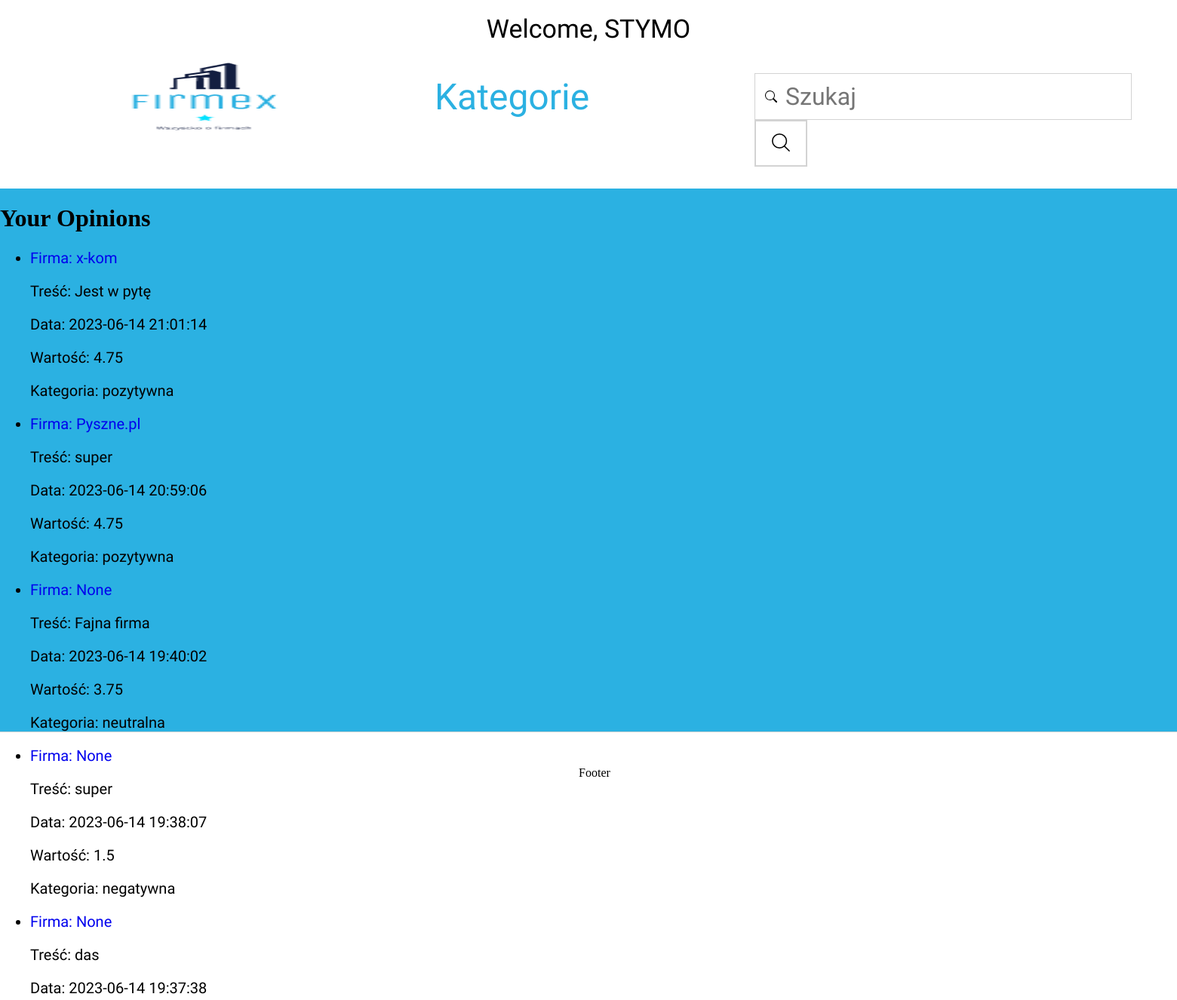
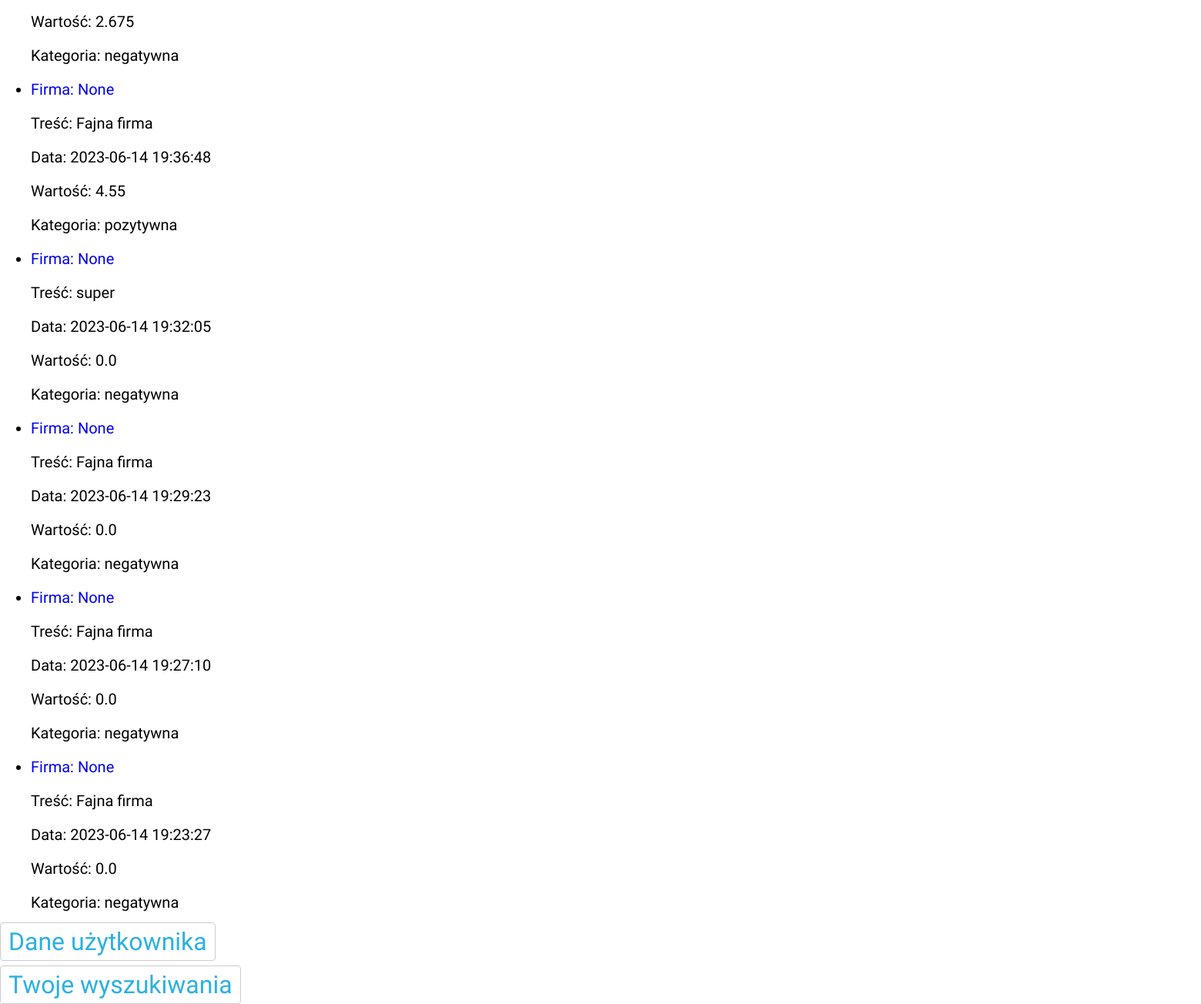
Screenshot of /your_opinions (signed in) with the database file from the repository (2 pictures, top to bottom).
### app.py (models this page shows, shortened)
class Users(db.Model):
    id = db.Column(db.Integer, primary_key=True)
    name = db.Column(db.String, nullable=False)
    surname = db.Column(db.String, nullable=False)
    email = db.Column(db.String, nullable=False)
    password = db.Column(db.String, nullable=False)
    nickName = db.Column(db.String, nullable=False)
    resetCode = db.Column(db.String, nullable=False)
    is_active = True

class Opinion(db.Model):
    id = db.Column(db.Integer, primary_key=True)
    userName = db.Column(db.String, nullable=False)
    userId = db.Column(db.Integer, nullable=False)
    content = db.Column(db.String, nullable=False)
    date = db.Column(db.String, nullable=False)
    value = db.Column(db.Float, nullable=False)
    category = db.Column(db.String, nullable=False)
    companyId = db.Column(db.Integer, nullable=False)
    companyName=db.Column(db.String, nullable=False)

### app.py (the view)
@app.route('/your_opinions')
def your_opinions():
    if not current_user.is_authenticated:
        return redirect(url_for('login'))
    opinions = Opinion.query.filter_by(userId=current_user.id).order_by(Opinion.date.desc()).limit(10).all()
    companies = Company.query.all()
    return render_template('your_opinions.html', opinions=opinions, companies=companies)

### app.py (called while the page is built)
@login_manager.user_loader
def load_user(user_id):
    return Users.query.get(int(user_id))

### templates/your_opinions.html (shortened to what this page needs)
<!DOCTYPE html>
<html lang="en">
<head>
    <link rel="stylesheet" href="../static/styles/style.css">
    <link rel="stylesheet" href="../static/styles/login.css">
    <link rel="stylesheet" href="../static/styles/account.css">
    <link rel="stylesheet" href="https://cdnjs.cloudflare.com/ajax/libs/font-awesome/5.15.3/css/all.min.css">
</head>
<body>
{% block nav %}
<div class="nav">
    <div class="logo">
        <a href="/"><img src="../static/img/logo.png" alt="logo" class="company-logo"></a>
    </div>
    <div>
        <button class="category">Kategorie</button>
    </div>
    <div class="searcher-container">
    <form action="{{ url_for('search_companies') }}" method="GET">
        <input class="searcher-input" type="search" name="query" placeholder="Szukaj">
        <button type="submit" class="search_button"><img src="../static/img/search.png"></button>
    </form>
</div>
    <div class="current-user">
    {% if current_user.is_authenticated %}
        <span>Welcome, {{ current_user.nickName }}</span>
    {% endif %}
</div>
</div>
{% endblock %}
{% block content %}
<div class="login-content">
    {% if opinions %}
        <h1>Your Opinions</h1>
        <ul class="opinions-list">
            {% for opinion in opinions %}
                <li>
                    <a href="{{ url_for('company', company_id=opinion.companyId) }}">  <p> Firma: {{ opinion.companyName }}</p></a>
                    <p>Treść: {{ opinion.content }}</p>
                    <p>Data: {{ opinion.date }}</p>
                    <p>Wartość: {{ opinion.value }}</p>
                    <p>Kategoria: {{ opinion.category }}</p>
                </li>
        {% endfor %}
        </ul>
    {% else %}
        <p>Brak opinii do wyświetlenia.</p>
    {% endif %}
<div><a href="{{ url_for('account') }}" class="account-button">Dane użytkownika</a></div><br>
<div><a href="{{ url_for('last_searches') }}?userId={{ current_user.id }}" class="account-button">Twoje wyszukiwania</a></div>
</div>
{% endblock %}
<div class="footer">
    <p class="footer-content">Footer</p>
</div>
</body>
</html>

### static/styles/style.css (style rules this page uses)
.nav { position: absolute; width: 100%; height: 250px; left: 0; top: 0; border-bottom: lightgrey 1px solid; }
.logo { position: absolute; left: 20px; top: 28px; }
.company-logo { width: 500px; height: 200px; }
.category { position: absolute; left: 570px; top: 90px; font-family: 'Unica One'; font-style: normal; font-weight: 400; font-size: 48px; line-height: 76px; text-align: center; color: #2BB1E2; background-color: transparent; border: none; }
.searcher-container { position: absolute; left: 1000px; top: 97px; }
.searcher-input { padding: 9px 4px 9px 40px; border: 1px solid lightgrey; width: 500px; height: 62px; font-family: 'Unica One'; font-style: normal; font-weight: 400; font-size: 32px; line-height: 38px; }
.search_button { height: 62px; width:70px; background-color: white; border: lightgrey 2px solid; }
.login, .register, .account-button, .logout { padding: 5px 10px; margin-bottom: 5px; background-color: white; border: 1px solid #ccc; border-radius: 4px; cursor: pointer; font-family: 'Unica One'; font-style: normal; font-weight: 400; font-size: 32px; line-height: 38px; color: #2BB1E2; text-decoration: none; }
.footer { position: fixed; top: 930px; width: 100%; height: 350px; text-align: center; margin: 70px 0 0 0; }
.current-user { font-family: 'Unica One'; font-style: normal; font-weight: 400; font-size: 34px; line-height: 76px; text-align: center; color: black; height: 100px; }
a { text-decoration: none; }

### static/styles/login.css (style rules this page uses)
.login-content { position: absolute; width: 100%; height: 720px; left: 0; top: 250px; border-bottom: lightgrey 1px solid; background-color: #2BB1E2; }
form { width: 400px; margin: 0 auto; left: 50%; }

### static/styles/account.css (style rules this page uses)
a { text-decoration: none; }
.opinions-list { font-family: 'Unica One'; font-style: normal; font-weight: 400; font-size: 20px; color: black; }

### rows the page displays
Users: nickName "STYMO"
Opinion: companyName "x-kom", content "Jest w pytę", date "2023-06-14 21:01:14", value "4.75", category "pozytywna"
Opinion: companyName "Pyszne.pl", content "super", date "2023-06-14 20:59:06", value "4.75", category "pozytywna"
Opinion: companyName "None", content "Fajna firma", date "2023-06-14 19:40:02", value "3.75", category "neutralna"
Opinion: companyName "None", content "super", date "2023-06-14 19:38:07", value "1.5", category "negatywna"
Opinion: companyName "None", content "das", date "2023-06-14 19:37:38", value "2.675", category "negatywna"
Opinion: companyName "None", content "Fajna firma", date "2023-06-14 19:36:48", value "4.55", category "pozytywna"
Opinion: companyName "None", content "super", date "2023-06-14 19:32:05", value "0.0", category "negatywna"
Opinion: companyName "None", content "Fajna firma", date "2023-06-14 19:29:23", value "0.0", category "negatywna"
Opinion: companyName "None", content "Fajna firma", date "2023-06-14 19:27:10", value "0.0", category "negatywna"
Opinion: companyName "None", content "Fajna firma", date "2023-06-14 19:23:27", value "0.0", category "negatywna"
